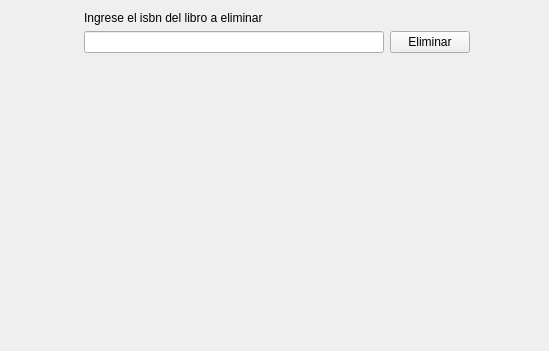
<?xml version="1.0" encoding="UTF-8"?>
<ui version="4.0">
 <class>FormEliminacionLibro</class>
 <widget class="QWidget" name="FormEliminacionLibro">
  <property name="geometry">
   <rect>
    <x>0</x>
    <y>0</y>
    <width>549</width>
    <height>351</height>
   </rect>
  </property>
  <property name="sizePolicy">
   <sizepolicy hsizetype="Expanding" vsizetype="Expanding">
    <horstretch>0</horstretch>
    <verstretch>0</verstretch>
   </sizepolicy>
  </property>
  <property name="windowTitle">
   <string>Form</string>
  </property>
  <layout class="QFormLayout" name="formLayout">
   <property name="fieldGrowthPolicy">
    <enum>QFormLayout::FieldGrowthPolicy::ExpandingFieldsGrow</enum>
   </property>
   <property name="labelAlignment">
    <set>Qt::AlignmentFlag::AlignCenter</set>
   </property>
   <property name="formAlignment">
    <set>Qt::AlignmentFlag::AlignHCenter|Qt::AlignmentFlag::AlignTop</set>
   </property>
   <item row="0" column="0">
    <widget class="QLabel" name="label">
     <property name="maximumSize">
      <size>
       <width>16777215</width>
       <height>50</height>
      </size>
     </property>
     <property name="text">
      <string>Ingrese el isbn del libro a eliminar</string>
     </property>
    </widget>
   </item>
   <item row="1" column="0">
    <widget class="QLineEdit" name="isbnEliminar">
     <property name="minimumSize">
      <size>
       <width>300</width>
       <height>0</height>
      </size>
     </property>
     <property name="alignment">
      <set>Qt::AlignmentFlag::AlignLeading|Qt::AlignmentFlag::AlignLeft|Qt::AlignmentFlag::AlignVCenter</set>
     </property>
     <property name="placeholderText">
      <string/>
     </property>
    </widget>
   </item>
   <item row="1" column="1">
    <widget class="QPushButton" name="botonEliminar">
     <property name="maximumSize">
      <size>
       <width>150</width>
       <height>16777215</height>
      </size>
     </property>
     <property name="text">
      <string>Eliminar</string>
     </property>
    </widget>
   </item>
   <item row="2" column="1">
    <spacer name="verticalSpacer">
     <property name="orientation">
      <enum>Qt::Orientation::Vertical</enum>
     </property>
     <property name="sizeHint" stdset="0">
      <size>
       <width>20</width>
       <height>40</height>
      </size>
     </property>
    </spacer>
   </item>
  </layout>
 </widget>
 <resources/>
 <connections/>
</ui>
